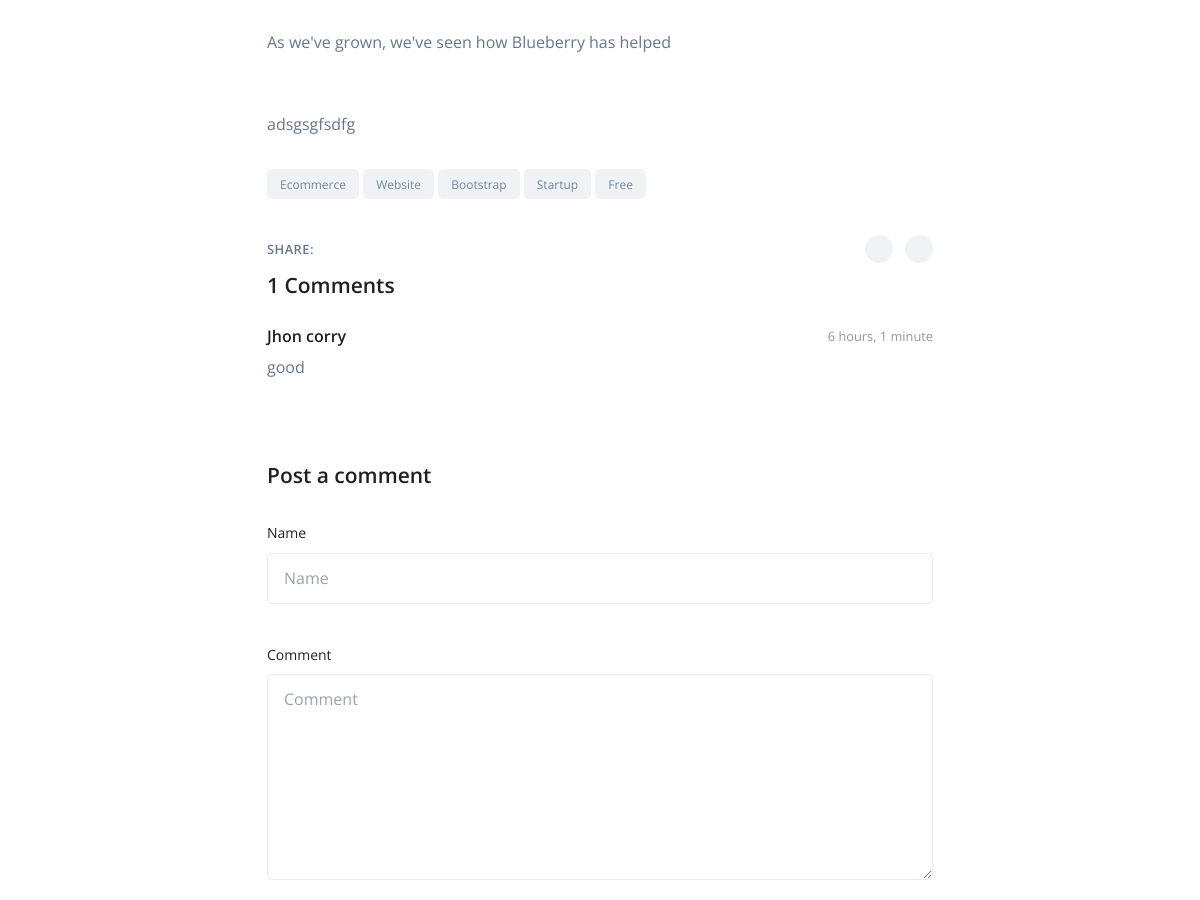
Page /blog/slug_1/ (middle part) on the earlier database version.
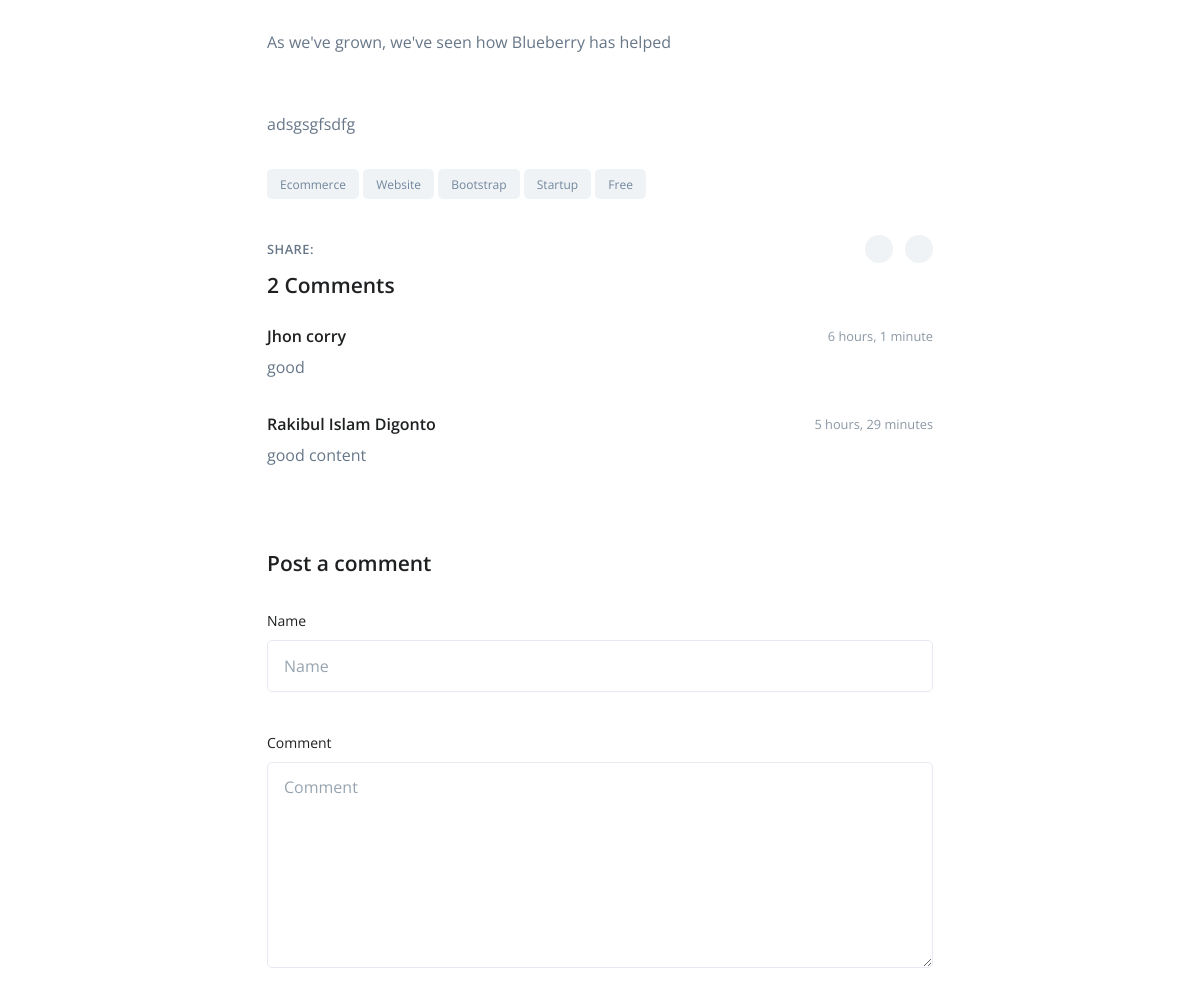
Same page on the later database version.
### blog/models.py (models this page shows, shortened)
class Blog(models.Model):
    title = models.CharField(max_length=100)
    slug = models.SlugField()
    thumbnail = models.ImageField(upload_to = 'blog/images/')
    short_discription = models.TextField()
    discription = models.TextField()
    creation = models.DateTimeField(auto_now_add=True)
    @property
    def comment_count(self):
        return Comment.objects.filter(blog=self).count()

class Comment(models.Model):
    blog = models.ForeignKey(Blog, on_delete=models.CASCADE, related_name='comments')
    name = models.CharField(max_length=90)
    body = models.TextField()
    creation = models.DateTimeField(auto_now_add=True)

### blog/views.py (the view)
# urls.py: path('blog/<slug>/', views.blog_details, name = 'blog_details'),
def blog_details(request, slug):
    blog = Blog.objects.get(slug=slug)
    comments = blog.comments.all()
    if request.method == 'POST':
        comment_form = CommentForm(request.POST)
        if comment_form.is_valid():
            new_comment = comment_form.save(commit = False)
            new_comment.blog=blog
            new_comment.save()
            messages.success(request, 'comment submitted')
            return HttpResponseRedirect(request.path_info)
    else:
        comment_form = CommentForm()
    context = {
        'blog':blog,
        'comments':comments
    }
    return render(request, 'blog/details.html', context)

### templates/blog/details.html (shortened to what the changed rows need)
{% load static %}
<!DOCTYPE html>
<html lang="en">
<head>
    <link
        rel="stylesheet"
        href="{% static 'blueberry/assets/vendor/font-awesome/css/all.min.css' %}"
    />
    <link
        rel="stylesheet"
        href="{% static 'blueberry/assets/vendor/font-awesome/css/all.min.css' %}"
    />
    <link rel="stylesheet" href="{% static 'blueberry/assets/css/theme.css' %}" />
    </head>
  <body>
    <main id="content" role="main">
      <div class="container space-top-1 space-bottom-2">
        <div class="w-lg-60 mx-lg-auto">
          <p>
            {{ blog.discription | safe }}
          </p>
          <div class="mt-5">
            <a class="btn btn-xs btn-soft-secondary mb-1" href="#">Ecommerce</a>
            <a class="btn btn-xs btn-soft-secondary mb-1" href="#">Website</a>
            <a class="btn btn-xs btn-soft-secondary mb-1" href="#">Bootstrap</a>
            <a class="btn btn-xs btn-soft-secondary mb-1" href="#">Startup</a>
            <a class="btn btn-xs btn-soft-secondary mb-1" href="#">Free</a>
          </div>
          <div
            class="row justify-content-sm-between align-items-sm-center mt-5"
          >
            <div class="col-sm-6 mb-2 mb-sm-0">
            </div>
            <div class="col-sm-6 text-sm-right">
            </div>
          </div>
          <div class="pt-2 mb-11">
            <div class="mb-4">
              <h3>{{ blog.comment_count }} Comments</h3>
            </div>
            <ul class="list-unstyled">
              {% for comment in comments %}
              <li class="mb-5">
                <div class="media align-items-center mb-2">
                  <div class="media-body">
                    <div
                      class="d-flex justify-content-between align-items-center"
                    >
                      <span class="h5 mb-0">{{ comment.name }}</span>
                      <small class="text-muted">{{ comment.creation | timesince }}</small>
                    </div>
                  </div>
                </div>
                <p>
                  {{ comment.body }}
                </p>
              </li>
              {% endfor %}
            </ul>
          </div>
          <div class="mb-5">
            <h3>Post a comment</h3>
          </div>
          <form action="." method="post" class="js-validate">
            <div class="form-row">
            </div>
          </form>
        </div>
      </div>
    </main>
  </body>
</html>

Differences in the rows shown:
computed for Blog "adsgsgfsdfg": comment_count "1" → "2"
added Comment: name "Rakibul Islam Digonto", creation "5 hours, 29 minutes", body "good content"
